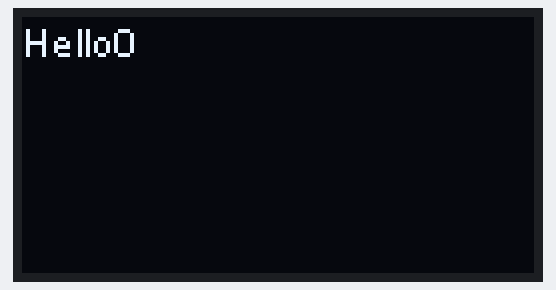
Recording of a sketch running on a simulated ESP32. Shown: 128×64 one-colour display.

Above: at 0.1 s.
At 1.1 s:
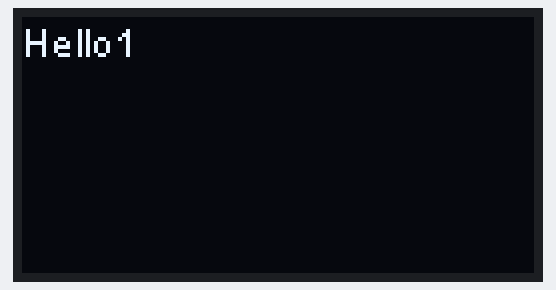
At 4.1 s:
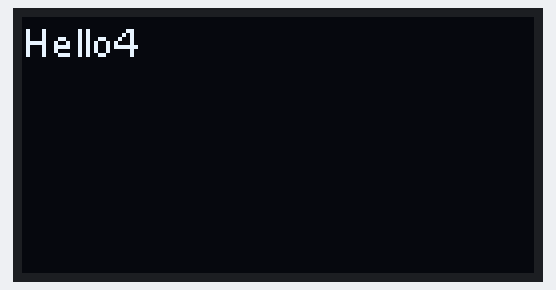
At 7.2 s:
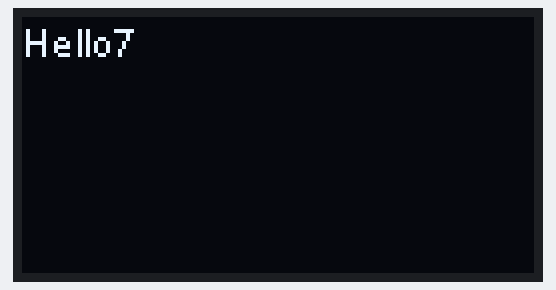

The sketch:

oledtest.ino
```cpp
#include <Wire.h>

#include "SSD1306.h"

SSD1306 display(0x3c,21,22);
String myString;
int count;

void setup() {
  // put your setup code here, to run once:
  OLEDInit();
}

void loop() {
  // put your main code here, to run repeatedly:
  OLEDUpdate();
  count++;
  if(count == 10) count = 0;
  delay(1000);
}

void OLEDInit() {
  display.init();
}

void OLEDUpdate() {
  display.clear();
  myString = "Hello" + String(count);
  display.drawString(0,0,myString);
  display.display();
}
```

Measured:
- by itself, everything shown: repeats every 10.1 s, in 10 steps
- what the display in image 1 shows lasts 1.1 s, from 1.0 s to 2.1 s
